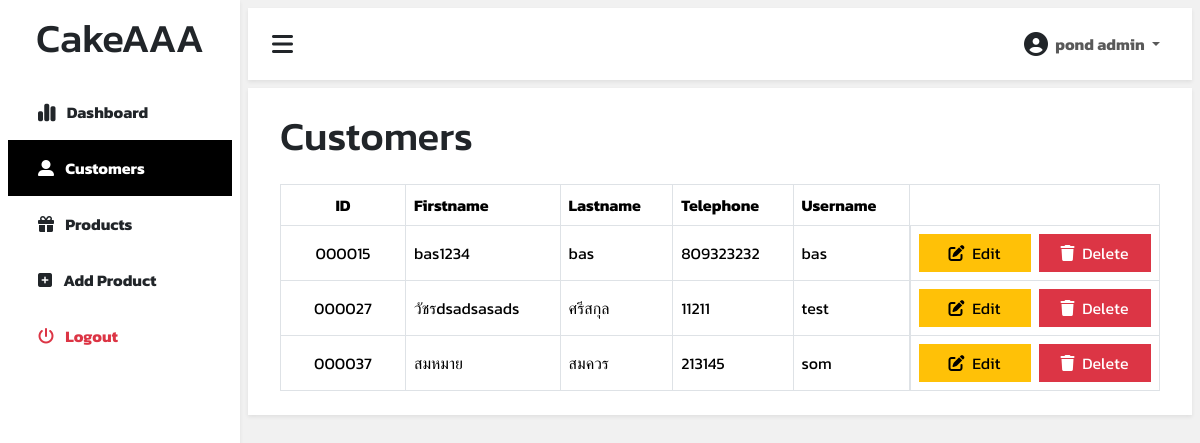
Page /customer.php (signed in) on the committed database.
### tables this page shows
CREATE TABLE `user` (
  `id` int(6) UNSIGNED ZEROFILL NOT NULL,
  `firstname` varchar(30) NOT NULL,
  `lastname` varchar(30) NOT NULL,
  `telephone` int(10) DEFAULT NULL,
  `username` varchar(50) NOT NULL,
  `password` varchar(50) NOT NULL,
  `userlevel` varchar(1) NOT NULL
);

### customer.php (the view, shortened to what this page needs)
<?php
    if (!$_SESSION['userid']) {
        header("Location: index.php");
    } elseif ($_SESSION['userlevel'] == 'm'){
        header("Location: userpage.php");
    } else {
?>
<!DOCTYPE html>
<html lang="en">
<head>
    <link href="https://cdn.jsdelivr.net/npm/bootstrap@5.3.3/dist/css/bootstrap.min.css" rel="stylesheet"
>
    <link rel="stylesheet" href="https://cdnjs.cloudflare.com/ajax/libs/font-awesome/6.5.1/css/all.min.css"
 />
    <link rel="stylesheet" href="style1.css">
</head>
<body>
    <div class="d-flex" id="wrapper">
        <div class="bg-white shadow-sm" id="sidebar-wrapper">
            <div class="sidebar-heading text-center">
                <h1>CakeAAA</h1>
            </div>
            <div>
                <div class="list-group list-group-flush px-2">
                    <a href="adminpage.php" class="list-group-item list-group-item-action py-3 fw-bold ">
                        <i class="fa-solid fa-chart-simple fa-lg me-2"></i>
                        Dashboard
                    </a>
                </div>
                <div class="list-group list-group-flush px-2">
                    <a href="customer.php" class="list-group-item list-group-item-action py-3 fw-bold bg-black active">
                        <i class="fa-solid fa-user-large me-2"></i>
                        Customers
                    </a>
                </div>
                <div class="list-group list-group-flush px-2">
                    <a href="products.php" class="list-group-item list-group-item-action py-3 fw-bold">
                        <i class="fas fa-gift me-2"></i>
                        Products
                    </a>
                </div>
                <div class="list-group list-group-flush px-2">
                    <a href="addproduct.php" class="list-group-item list-group-item-action py-3 fw-bold">
                        <i class="fa-solid fa-square-plus me-2"></i>
                        Add Product
                    </a>
                </div>
                <div class="list-group list-group-flush px-2">
                    <a onclick="logout()" class="list-group-item list-group-item-action py-3 fw-bold text-danger">
                        <i class="fas fa-power-off me-2"></i>
                        Logout
                    </a>
                </div>
            </div>
        </div>
        <div class="page-content-wrapper m-2 w-100">
            <nav class="navbar navbar-expand-lg navbar-light bg-white py-3 px-4 shadow-sm mb-2">
                <div class="d-flex align-items-center">
                    <i class="fa-solid fa-bars fa-xl" id="menu-toggle"></i>
                </div>
                <div class="collapse navbar-collapse" id="navbarSupportedContent">
                    <ul class="navbar-nav ms-auto mb-2 mb-lg-0">
                        <li class="nav-item dropdown">
                            <a href="" class="nav-link dropdown-toggle secend-text fw-bold" id="navbarDropdown"
                                role="button" data-bs-toggle="dropdown" aria-expanded="false">
                                <i class="fa-solid fa-circle-user fa-xl me-1 text-dark"></i>
                                <?php echo $_SESSION['user']; ?>
                            </a>
                        </li>
                    </ul>
                </div>
            </nav>
            <div class="container-fluid p-0">
                <div class="bg-white shadow-sm p-2">
                    <div class="px-4 pt-3">
                        <h1 class="mb-4">Customers</h1>
                        <table class="table table-bordered">
                            <thead>
                                <tr>
                                    <th class="text-center" width="125px">ID</th>
                                    <th>Firstname</th>
                                    <th>Lastname</th>
                                    <th>Telephone</th>
                                    <th>Username</th>
                                    <th width="250px"></th>
                                </tr>
                            </thead>
                            <tbody>
                                <?php
                                require('dbconnect.php');
                                $sql = "SELECT * FROM user WHERE userlevel != 'a'";
                                $result = mysqli_query($conn, $sql);
                                foreach ($result as $row) {
                                ?>
                                <tr>
                                    <td class="text-center align-content-center">
                                        <?php echo $row["id"]; ?>
                                    </td>
                                    <td class="align-content-center">
                                        <?php echo $row["firstname"]; ?>
                                    </td>
                                    <td class="align-content-center">
                                        <?php echo $row["lastname"]; ?>
                                    </td>
                                    <td class="align-content-center">
                                        <?php echo $row["telephone"]; ?>
                                    </td>
                                    <td class="align-content-center">
                                        <?php echo $row["username"]; ?>
                                    </td>
                                    <td class="text-center d-flex" width="250px">
                                        <a href="editdatacustomer.php?id=<?php echo $row["id"];?>"
                                            class="btn btn-warning rounded-0 w-50"
                                            onclick="return confirm('คุณต้องการแก้ไขข้อมูลหรือไม่')">
                                            <i class="fa-solid fa-pen-to-square me-1"></i>
                                            Edit
                                        </a>
                                        <a href="deleteuser.php?id=<?php echo $row["id"];?>"
                                            onclick="return confirm('คุณต้องการลบข้อมูลหรือไม่')"
                                            class="btn btn-danger rounded-0 w-50 ms-2">
                                            <i class="fa-solid fa-trash me-1"></i>
                                            Delete
                                        </a>
                                    </td>
                                </tr>
                                <?php } ?>
                            </tbody>
                        </table>
                    </div>
                </div>
            </div>
        </div>
    </div>
</body>
</html>
<?php } ?>

### style1.css (style rules this page uses)
* { box-sizing: border-box; padding: 0%; margin: 0%; font-family: "Kanit", sans-serif; }
body { background-color: #f1f1f1; }
#wrapper { overflow-x: hidden; }
#sidebar-wrapper { min-height: 100vh; }
#sidebar-wrapper .sidebar-heading { padding: 0.875rem 1.25rem; font-size: 1.2rem; }
#sidebar-wrapper .list-group { width: 15rem; }
#menu-toggle { cursor: pointer; }
.list-group-item { border: none; padding: 20px 30px; }
.list-group-item.active { background-color: transparent; font-weight: bold; border: none; }
@media (min-width: 768px) { #sidebar-wrapper { margin-left: 0; } }

### rows in the picture
user: id "000015", firstname "bas1234", lastname "bas", telephone "809323232", username "bas"
user: id "000027", firstname "วัชรdsadsasads", lastname "ศรีสกุล", telephone "11211", username "test"
user: id "000037", firstname "สมหมาย", lastname "สมควร", telephone "213145", username "som"

### other values in the picture
$_SESSION['user'] "pond admin"
